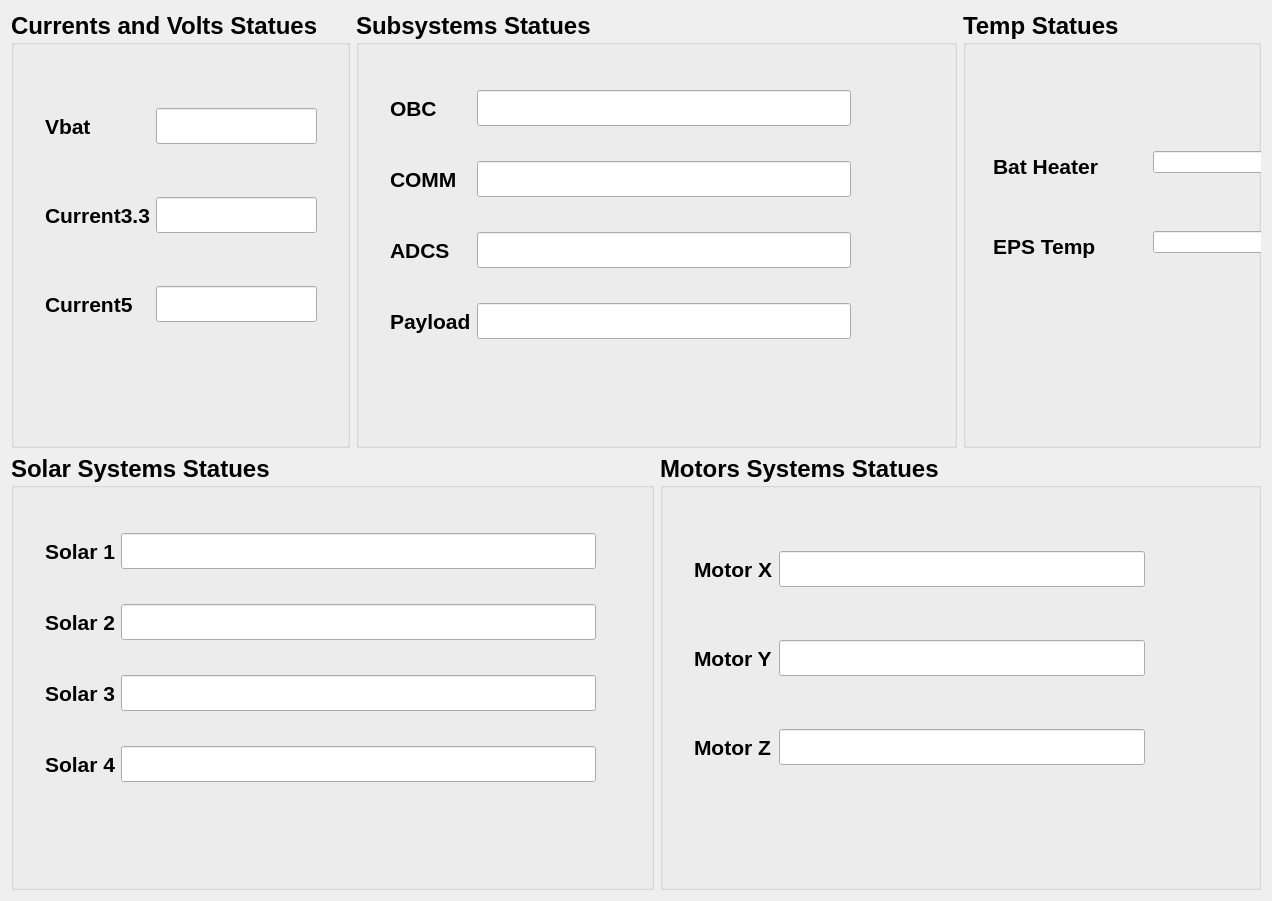
<?xml version="1.0" encoding="UTF-8"?>
<ui version="4.0">
 <class>Form</class>
 <widget class="QWidget" name="Form">
  <property name="geometry">
   <rect>
    <x>0</x>
    <y>0</y>
    <width>1272</width>
    <height>901</height>
   </rect>
  </property>
  <property name="windowTitle">
   <string>Form</string>
  </property>
  <layout class="QGridLayout" name="gridLayout">
   <item row="0" column="0">
    <widget class="QGroupBox" name="groupbox_AV">
     <property name="font">
      <font>
       <pointsize>18</pointsize>
       <weight>75</weight>
       <bold>true</bold>
      </font>
     </property>
     <property name="title">
      <string>Currents and Volts Statues</string>
     </property>
     <widget class="QWidget" name="layoutWidget">
      <property name="geometry">
       <rect>
        <x>34</x>
        <y>50</y>
        <width>272</width>
        <height>311</height>
       </rect>
      </property>
      <layout class="QGridLayout" name="gridLayout_3">
       <item row="0" column="0">
        <widget class="QLabel" name="label_VBAT">
         <property name="font">
          <font>
           <pointsize>16</pointsize>
           <weight>75</weight>
           <bold>true</bold>
          </font>
         </property>
         <property name="text">
          <string>Vbat</string>
         </property>
        </widget>
       </item>
       <item row="0" column="1">
        <widget class="QLineEdit" name="lineEdit_VBAT"/>
       </item>
       <item row="1" column="0">
        <widget class="QLabel" name="label_C33">
         <property name="font">
          <font>
           <pointsize>16</pointsize>
           <weight>75</weight>
           <bold>true</bold>
          </font>
         </property>
         <property name="text">
          <string>Current3.3</string>
         </property>
        </widget>
       </item>
       <item row="1" column="1">
        <widget class="QLineEdit" name="lineEdit_C33"/>
       </item>
       <item row="2" column="0">
        <widget class="QLabel" name="label_C5">
         <property name="font">
          <font>
           <pointsize>16</pointsize>
           <weight>75</weight>
           <bold>true</bold>
          </font>
         </property>
         <property name="text">
          <string>Current5</string>
         </property>
        </widget>
       </item>
       <item row="2" column="1">
        <widget class="QLineEdit" name="lineEdit_C5"/>
       </item>
      </layout>
     </widget>
    </widget>
   </item>
   <item row="0" column="1" colspan="2">
    <widget class="QGroupBox" name="groupbox_SUB">
     <property name="font">
      <font>
       <pointsize>18</pointsize>
       <weight>75</weight>
       <bold>true</bold>
      </font>
     </property>
     <property name="title">
      <string>Subsystems Statues</string>
     </property>
     <widget class="QWidget" name="layoutWidget_2">
      <property name="geometry">
       <rect>
        <x>34</x>
        <y>50</y>
        <width>461</width>
        <height>311</height>
       </rect>
      </property>
      <layout class="QGridLayout" name="gridLayout_2">
       <item row="0" column="0">
        <widget class="QLabel" name="label_OBC">
         <property name="font">
          <font>
           <pointsize>16</pointsize>
           <weight>75</weight>
           <bold>true</bold>
          </font>
         </property>
         <property name="text">
          <string>OBC</string>
         </property>
        </widget>
       </item>
       <item row="0" column="1">
        <widget class="QLineEdit" name="lineEdit_OBC"/>
       </item>
       <item row="1" column="0">
        <widget class="QLabel" name="label_COMM">
         <property name="font">
          <font>
           <pointsize>16</pointsize>
           <weight>75</weight>
           <bold>true</bold>
          </font>
         </property>
         <property name="text">
          <string>COMM</string>
         </property>
        </widget>
       </item>
       <item row="1" column="1">
        <widget class="QLineEdit" name="lineEdit_COMM"/>
       </item>
       <item row="2" column="0">
        <widget class="QLabel" name="label_ADCS">
         <property name="font">
          <font>
           <pointsize>16</pointsize>
           <weight>75</weight>
           <bold>true</bold>
          </font>
         </property>
         <property name="text">
          <string>ADCS</string>
         </property>
        </widget>
       </item>
       <item row="2" column="1">
        <widget class="QLineEdit" name="lineEdit_ADCS"/>
       </item>
       <item row="3" column="0">
        <widget class="QLabel" name="label_PAYLOAD">
         <property name="font">
          <font>
           <pointsize>16</pointsize>
           <weight>75</weight>
           <bold>true</bold>
          </font>
         </property>
         <property name="text">
          <string>Payload</string>
         </property>
        </widget>
       </item>
       <item row="3" column="1">
        <widget class="QLineEdit" name="lineEdit_PAYLOAD"/>
       </item>
      </layout>
     </widget>
    </widget>
   </item>
   <item row="0" column="3">
    <widget class="QGroupBox" name="groupBox_TEMP">
     <property name="font">
      <font>
       <pointsize>18</pointsize>
       <weight>75</weight>
       <bold>true</bold>
      </font>
     </property>
     <property name="title">
      <string>Temp Statues</string>
     </property>
     <widget class="QLineEdit" name="lineEdit_HBAT">
      <property name="geometry">
       <rect>
        <x>190</x>
        <y>140</y>
        <width>113</width>
        <height>22</height>
       </rect>
      </property>
     </widget>
     <widget class="QLabel" name="label_HBAT">
      <property name="geometry">
       <rect>
        <x>30</x>
        <y>140</y>
        <width>151</width>
        <height>31</height>
       </rect>
      </property>
      <property name="font">
       <font>
        <pointsize>16</pointsize>
        <weight>75</weight>
        <bold>true</bold>
       </font>
      </property>
      <property name="text">
       <string>Bat Heater</string>
      </property>
     </widget>
     <widget class="QLineEdit" name="lineEdit_EPST">
      <property name="geometry">
       <rect>
        <x>190</x>
        <y>220</y>
        <width>113</width>
        <height>22</height>
       </rect>
      </property>
     </widget>
     <widget class="QLabel" name="label_EPST">
      <property name="geometry">
       <rect>
        <x>30</x>
        <y>220</y>
        <width>151</width>
        <height>31</height>
       </rect>
      </property>
      <property name="font">
       <font>
        <pointsize>16</pointsize>
        <weight>75</weight>
        <bold>true</bold>
       </font>
      </property>
      <property name="text">
       <string>EPS Temp</string>
      </property>
     </widget>
    </widget>
   </item>
   <item row="1" column="0" colspan="2">
    <widget class="QGroupBox" name="groupbox_SOLAR">
     <property name="font">
      <font>
       <pointsize>18</pointsize>
       <weight>75</weight>
       <bold>true</bold>
      </font>
     </property>
     <property name="title">
      <string>Solar Systems Statues</string>
     </property>
     <widget class="QWidget" name="layoutWidget_3">
      <property name="geometry">
       <rect>
        <x>34</x>
        <y>50</y>
        <width>551</width>
        <height>311</height>
       </rect>
      </property>
      <layout class="QGridLayout" name="gridLayout_4">
       <item row="0" column="0">
        <widget class="QLabel" name="label_SOLAR1">
         <property name="font">
          <font>
           <pointsize>16</pointsize>
           <weight>75</weight>
           <bold>true</bold>
          </font>
         </property>
         <property name="text">
          <string>Solar 1</string>
         </property>
        </widget>
       </item>
       <item row="0" column="1">
        <widget class="QLineEdit" name="lineEdit_SOLAR1"/>
       </item>
       <item row="1" column="0">
        <widget class="QLabel" name="label_SOLAR2">
         <property name="font">
          <font>
           <pointsize>16</pointsize>
           <weight>75</weight>
           <bold>true</bold>
          </font>
         </property>
         <property name="text">
          <string>Solar 2</string>
         </property>
        </widget>
       </item>
       <item row="1" column="1">
        <widget class="QLineEdit" name="lineEdit_SOLAR2"/>
       </item>
       <item row="2" column="0">
        <widget class="QLabel" name="label_SOLAR3">
         <property name="font">
          <font>
           <pointsize>16</pointsize>
           <weight>75</weight>
           <bold>true</bold>
          </font>
         </property>
         <property name="text">
          <string>Solar 3</string>
         </property>
        </widget>
       </item>
       <item row="2" column="1">
        <widget class="QLineEdit" name="lineEdit_SOLAR3"/>
       </item>
       <item row="3" column="0">
        <widget class="QLabel" name="label_SOLAR4">
         <property name="font">
          <font>
           <pointsize>16</pointsize>
           <weight>75</weight>
           <bold>true</bold>
          </font>
         </property>
         <property name="text">
          <string>Solar 4</string>
         </property>
        </widget>
       </item>
       <item row="3" column="1">
        <widget class="QLineEdit" name="lineEdit_SOLAR4"/>
       </item>
      </layout>
     </widget>
    </widget>
   </item>
   <item row="1" column="2" colspan="2">
    <widget class="QGroupBox" name="groupBox_MOTORS">
     <property name="font">
      <font>
       <pointsize>18</pointsize>
       <weight>75</weight>
       <bold>true</bold>
      </font>
     </property>
     <property name="title">
      <string>Motors Systems Statues</string>
     </property>
     <widget class="QWidget" name="layoutWidget_4">
      <property name="geometry">
       <rect>
        <x>34</x>
        <y>50</y>
        <width>451</width>
        <height>311</height>
       </rect>
      </property>
      <layout class="QGridLayout" name="gridLayout_5">
       <item row="0" column="0">
        <widget class="QLabel" name="label_MOTX">
         <property name="font">
          <font>
           <pointsize>16</pointsize>
           <weight>75</weight>
           <bold>true</bold>
          </font>
         </property>
         <property name="text">
          <string>Motor X</string>
         </property>
        </widget>
       </item>
       <item row="0" column="1">
        <widget class="QLineEdit" name="lineEdit_MOTZ"/>
       </item>
       <item row="1" column="0">
        <widget class="QLabel" name="label_MOTY">
         <property name="font">
          <font>
           <pointsize>16</pointsize>
           <weight>75</weight>
           <bold>true</bold>
          </font>
         </property>
         <property name="text">
          <string>Motor Y</string>
         </property>
        </widget>
       </item>
       <item row="1" column="1">
        <widget class="QLineEdit" name="lineEdit_MOTY"/>
       </item>
       <item row="2" column="0">
        <widget class="QLabel" name="label_MOTZ">
         <property name="font">
          <font>
           <pointsize>16</pointsize>
           <weight>75</weight>
           <bold>true</bold>
          </font>
         </property>
         <property name="text">
          <string>Motor Z</string>
         </property>
        </widget>
       </item>
       <item row="2" column="1">
        <widget class="QLineEdit" name="lineEdit_MOTX"/>
       </item>
      </layout>
     </widget>
    </widget>
   </item>
  </layout>
 </widget>
 <resources/>
 <connections/>
</ui>
